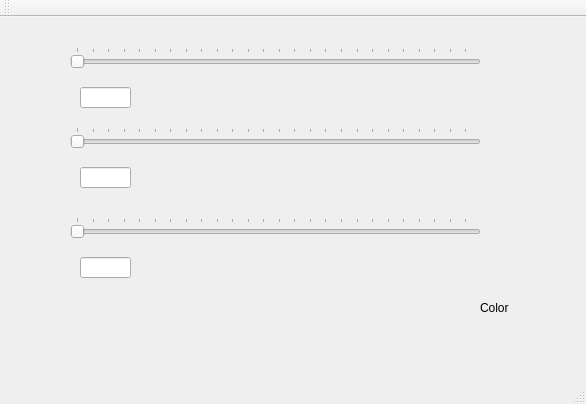
<?xml version="1.0" encoding="UTF-8"?>
<ui version="4.0">
 <class>MainWindow</class>
 <widget class="QMainWindow" name="MainWindow">
  <property name="geometry">
   <rect>
    <x>0</x>
    <y>0</y>
    <width>586</width>
    <height>404</height>
   </rect>
  </property>
  <property name="windowTitle">
   <string>MainWindow</string>
  </property>
  <widget class="QWidget" name="centralWidget">
   <widget class="QSlider" name="horizontalSlider">
    <property name="geometry">
     <rect>
      <x>70</x>
      <y>30</y>
      <width>411</width>
      <height>22</height>
     </rect>
    </property>
    <property name="maximum">
     <number>255</number>
    </property>
    <property name="orientation">
     <enum>Qt::Horizontal</enum>
    </property>
    <property name="tickPosition">
     <enum>QSlider::TicksAbove</enum>
    </property>
    <property name="tickInterval">
     <number>10</number>
    </property>
   </widget>
   <widget class="QLineEdit" name="redEdit">
    <property name="geometry">
     <rect>
      <x>80</x>
      <y>70</y>
      <width>51</width>
      <height>21</height>
     </rect>
    </property>
   </widget>
   <widget class="QLineEdit" name="greenEdit">
    <property name="geometry">
     <rect>
      <x>80</x>
      <y>150</y>
      <width>51</width>
      <height>21</height>
     </rect>
    </property>
   </widget>
   <widget class="QSlider" name="horizontalSlider_2">
    <property name="geometry">
     <rect>
      <x>70</x>
      <y>110</y>
      <width>411</width>
      <height>22</height>
     </rect>
    </property>
    <property name="maximum">
     <number>255</number>
    </property>
    <property name="orientation">
     <enum>Qt::Horizontal</enum>
    </property>
    <property name="tickPosition">
     <enum>QSlider::TicksAbove</enum>
    </property>
    <property name="tickInterval">
     <number>10</number>
    </property>
   </widget>
   <widget class="QLineEdit" name="blueEdit">
    <property name="geometry">
     <rect>
      <x>80</x>
      <y>240</y>
      <width>51</width>
      <height>21</height>
     </rect>
    </property>
   </widget>
   <widget class="QSlider" name="horizontalSlider_3">
    <property name="geometry">
     <rect>
      <x>70</x>
      <y>200</y>
      <width>411</width>
      <height>22</height>
     </rect>
    </property>
    <property name="maximum">
     <number>255</number>
    </property>
    <property name="orientation">
     <enum>Qt::Horizontal</enum>
    </property>
    <property name="tickPosition">
     <enum>QSlider::TicksAbove</enum>
    </property>
    <property name="tickInterval">
     <number>10</number>
    </property>
   </widget>
   <widget class="QLabel" name="colorLabel">
    <property name="geometry">
     <rect>
      <x>480</x>
      <y>270</y>
      <width>81</width>
      <height>41</height>
     </rect>
    </property>
    <property name="autoFillBackground">
     <bool>true</bool>
    </property>
    <property name="text">
     <string>Color</string>
    </property>
   </widget>
  </widget>
  <widget class="QMenuBar" name="menuBar">
   <property name="geometry">
    <rect>
     <x>0</x>
     <y>0</y>
     <width>586</width>
     <height>22</height>
    </rect>
   </property>
  </widget>
  <widget class="QToolBar" name="mainToolBar">
   <attribute name="toolBarArea">
    <enum>TopToolBarArea</enum>
   </attribute>
   <attribute name="toolBarBreak">
    <bool>false</bool>
   </attribute>
  </widget>
  <widget class="QStatusBar" name="statusBar"/>
 </widget>
 <layoutdefault spacing="6" margin="11"/>
 <resources/>
 <connections>
  <connection>
   <sender>horizontalSlider</sender>
   <signal>sliderMoved(int)</signal>
   <receiver>MainWindow</receiver>
   <slot>updateRed(int)</slot>
   <hints>
    <hint type="sourcelabel">
     <x>148</x>
     <y>78</y>
    </hint>
    <hint type="destinationlabel">
     <x>78</x>
     <y>212</y>
    </hint>
   </hints>
  </connection>
  <connection>
   <sender>horizontalSlider_2</sender>
   <signal>sliderMoved(int)</signal>
   <receiver>MainWindow</receiver>
   <slot>updateGreen(int)</slot>
   <hints>
    <hint type="sourcelabel">
     <x>409</x>
     <y>162</y>
    </hint>
    <hint type="destinationlabel">
     <x>411</x>
     <y>199</y>
    </hint>
   </hints>
  </connection>
  <connection>
   <sender>horizontalSlider_3</sender>
   <signal>sliderMoved(int)</signal>
   <receiver>MainWindow</receiver>
   <slot>updateBlue(int)</slot>
   <hints>
    <hint type="sourcelabel">
     <x>236</x>
     <y>247</y>
    </hint>
    <hint type="destinationlabel">
     <x>232</x>
     <y>312</y>
    </hint>
   </hints>
  </connection>
  <connection>
   <sender>redEdit</sender>
   <signal>returnPressed()</signal>
   <receiver>MainWindow</receiver>
   <slot>updateRedEdit()</slot>
   <hints>
    <hint type="sourcelabel">
     <x>114</x>
     <y>116</y>
    </hint>
    <hint type="destinationlabel">
     <x>24</x>
     <y>105</y>
    </hint>
   </hints>
  </connection>
  <connection>
   <sender>greenEdit</sender>
   <signal>returnPressed()</signal>
   <receiver>MainWindow</receiver>
   <slot>updateGreenEdit()</slot>
   <hints>
    <hint type="sourcelabel">
     <x>104</x>
     <y>197</y>
    </hint>
    <hint type="destinationlabel">
     <x>31</x>
     <y>163</y>
    </hint>
   </hints>
  </connection>
  <connection>
   <sender>blueEdit</sender>
   <signal>returnPressed()</signal>
   <receiver>MainWindow</receiver>
   <slot>updateBlueEdit()</slot>
   <hints>
    <hint type="sourcelabel">
     <x>96</x>
     <y>286</y>
    </hint>
    <hint type="destinationlabel">
     <x>33</x>
     <y>336</y>
    </hint>
   </hints>
  </connection>
 </connections>
 <slots>
  <slot>updateEditBox(int)</slot>
  <slot>updateRed(int)</slot>
  <slot>updateGreen(int)</slot>
  <slot>updateBlue(int)</slot>
  <slot>updateRedEdit()</slot>
  <slot>updateGreenEdit()</slot>
  <slot>updateBlueEdit()</slot>
 </slots>
</ui>
